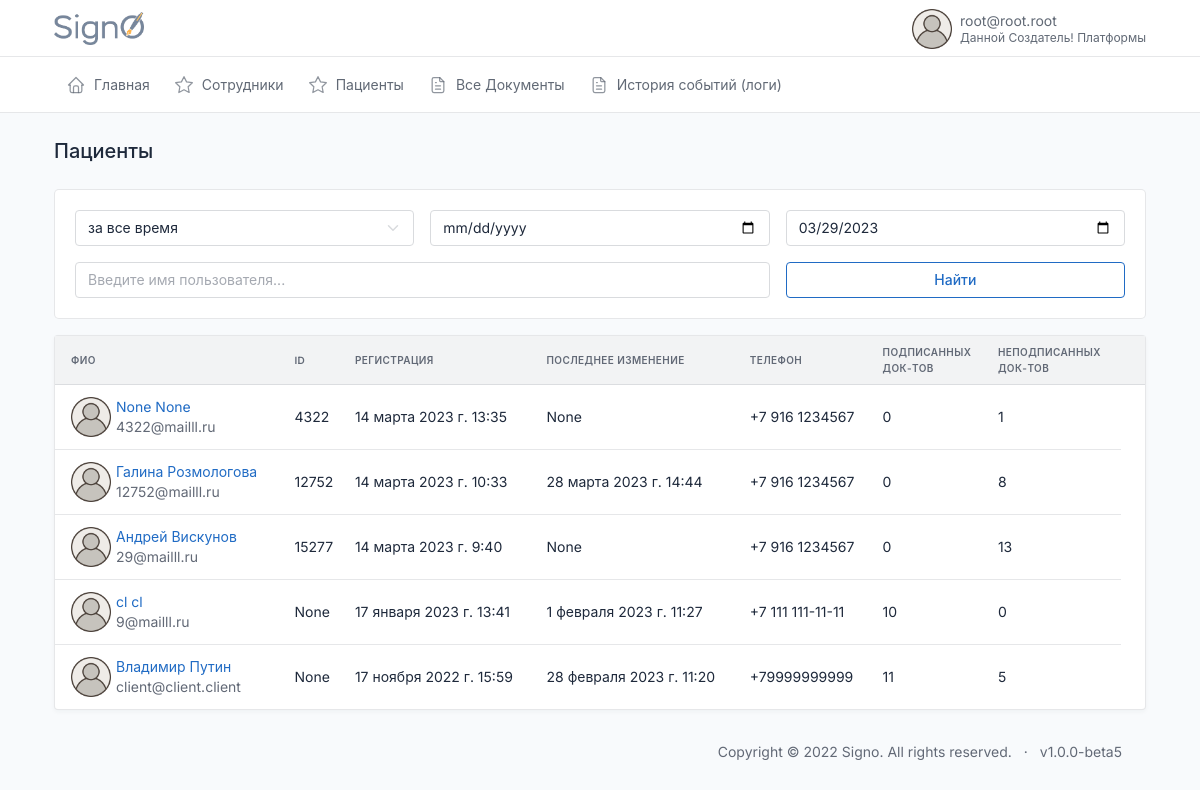
Page /id/users/ (signed in) on the earlier database version.
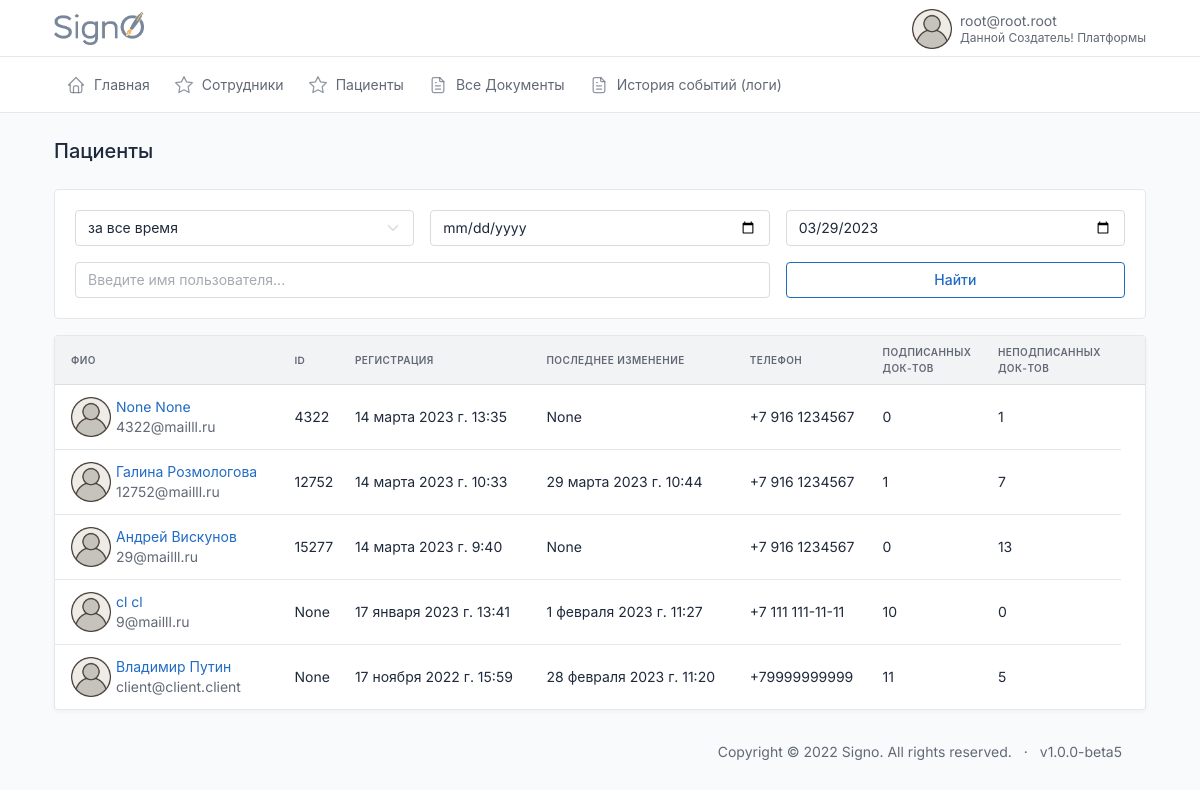
Same page on the later database version.
### users/models.py (models this page shows, shortened)
class CustomUser(AbstractBaseUser, PermissionsMixin):
    email = models.EmailField(max_length=254, unique=True, verbose_name='Электронная почта')
    first_name = models.CharField(u"Имя", max_length=100, blank=True, null=True)
    last_name = models.CharField(u"Фамилия", max_length=100, blank=True, null=True)
    patronymic = models.CharField(u"Отчество", max_length=100, blank=True, null=True)
    pasport_series = models.CharField(max_length=12, blank=True, verbose_name='Серия паспорта')
    pasport_number = models.CharField(max_length=12, blank=True, verbose_name='Номер паспорта')
    addres = models.CharField(max_length=240, blank=True, verbose_name='Адрес пользователя')
    user_profile_id = models.IntegerField(blank=True, verbose_name='ID пользователя', null=True)
    phone = models.CharField(max_length=24, verbose_name='Телефон')
    uniq_id = models.CharField(unique=True, max_length=12, blank=True, null=True, verbose_name='Уникальный ID')
    photo = models.ImageField(
        upload_to='users/%Y/%m/%d/',
        blank=True,
        default='../static/images/default_avatar.png',
        verbose_name='Аватар')
    is_active = models.BooleanField(default=True, verbose_name='Активирован')
    is_admin = models.BooleanField(default=False, verbose_name='Администратор')
    is_staff = models.BooleanField(_('staff status'), default=False)
    is_superuser = models.BooleanField(_('super user'), default=False)
    date_joined = models.DateTimeField(u'date joined', blank=True, null=True, default=timezone.now)
    last_login = models.DateTimeField(u'last login', blank=True, null=True)
    groups = models.ManyToManyField(Group, blank=True, null=True, verbose_name='Группы', related_name='groups')
    user_permissions = models.ManyToManyField(Permission, blank=True, null=True, verbose_name='Разрешения', related_name='user_permissions')
    date_of_birthday = models.DateField(blank=True, null=True, verbose_name='Дата Рождения')
    ADMINISTRATOR = 'AD'
    DOCTOR = 'DO'
    CLIENT = 'CL'
    DIRECTOR = 'DI'
    TYPE_ROLE = [
        (ADMINISTRATOR, 'Администратор'),
        (DOCTOR, 'Врач'),
        (CLIENT, 'Клиент'),
        (DIRECTOR, 'Руководитель')
    ]
    type = models.CharField(max_length=6, choices=TYPE_ROLE, default=CLIENT, verbose_name='Тип пользователя')
    ban = models.BooleanField(default=False, verbose_name='Уволен')
    ban_date = models.DateTimeField(verbose_name='дата увольнения', blank=True, null=True)
    ecp = models.BooleanField(default=False, verbose_name='Наличие ЭЦП')
    USERNAME_FIELD = 'email'
    REQUIRED_FIELDS = []
    objects = CustomUserManager()
    class Meta:
        verbose_name='Пользователь'
        verbose_name_plural='Пользователи'

### users/views.py (the view)
# urls.py: path('id/', include('users.urls')),
@login_required
def users(request):
    if request.user.type == 'ID':
        list_of_clients = Document.objects.filter(
            deleted=False,
            hidden=False
            ).values_list('recipient', flat=True)
    else:
        list_of_clients = list(Document.objects. \
                                filter(deleted=False, hidden=False). \
                                filter(Q(sender=request.user) | Q(founder=request.user)
                                ).distinct()
                                .values_list('recipient', flat=True))
    all_clients = CustomUser.objects.filter(id__in=list_of_clients)
    all_clients = annotate_users_with_number_of_signed_docs(
                                            all_clients,
                                            'recipient__recipient_status')
    clients = search_users(request, all_clients)
    clients = paginate_list(request, clients, 20)
    context = {
        'title': 'Пациенты', # don't touch! this value is used in template
        'users': clients,
    }
    return render (request, 'index/users.html', context=context)

### users/services.py (called while the page is built, shortened)
def search_users(request, all_users):
    search_name = request.GET.get('search')
    period = request.GET.get('period')
    user_type = request.GET.get('user_type')
    if period:
        start_date, end_date = get_dates(period, all_users)
        all_users = all_users.filter(date_joined__range=[start_date, end_date])
    if user_type:
        all_users = all_users.filter(type=user_type)
    sort_filter = request.GET.get('sort')
    if sort_filter:
        all_users = all_users.order_by(sort_filter)
    else:
        all_users = all_users.order_by('-date_joined')
    return all_users

### utils/services.py (called while the page is built)
def paginate_list(request, list, page_len):
    paginator = Paginator(list, page_len)
    page_number = request.GET.get('page')
    return paginator.get_page(page_number)

### index/templates/index/users.html
{%extends 'index.html'%}
{%block content%}
{% include 'common/_info_box_users.html' %}
{% if title == "Пациенты" %}
    {% include 'common/_clients_table.html' %}
{% else %}
    {% include 'common/_staff_table.html' %}
{% endif %}
{%endblock%}

### templates/common/_clients_table.html (shortened to what this page needs)
{% load static %}
{% load extra_tags %}
<div class="col-12">
    <div class="card">
      <div class="table-responsive">
        <table class="table table-vcenter card-table">
          <thead>
            <tr>
              <th id="th-last_name" class='sortable-table-header' onclick="filterByField('last_name')">ФИО</th>
              <th id="th-id" class='sortable-table-header' onclick="filterByField('id')">ID
              </th>
              <th id="th-date_joined" class='sortable-table-header' onclick="filterByField('date_joined')">Регистрация</th>
              <th id="th-last_login" class='sortable-table-header' onclick="filterByField('last_login')">Последнее изменение</th>
              {% if request.user.type != 'DO' %}
                <th>Телефон</th>
              {% endif %}
              <th id="th-signed_docs" class='sortable-table-header' onclick="filterByField('signed_docs')">Подписанных<br> док-тов</th>
              <th id="th-not_signed_docs" class='sortable-table-header' onclick="filterByField('not_signed_docs')">Неподписанных<br> док-тов</th>
              <th class="w-1"></th>
            </tr>
          </thead>
          <tbody class="lazy-loading-users">
          {% for user in users %}
          <tr class="lazy-row-users">
              <td>
                <div class="d-flex py-1 align-items-center">
                  {% if user.photo %}
                    <img width=40px height=40px src="{{user.photo.url}}" style="margin-right:5px">
                  {% endif %}
                <div class="flex-fill">
                      {% if request.user.type != 'DO' %}
                        <a href="{%url 'user' user.id%}"><div class="font-weight-medium">{{user.first_name}} {{user.last_name}}</div></a>
                      {% else %}
                        <div class="font-weight-medium">{{user.first_name}} {{user.last_name}}</div>
                      {% endif %}
                    <div class="text-muted">{{user.email}}</div>
                  </div>
                </div>
              </td>
              <td>
                <div>{{ user.uniq_id }}</div>
              </td>
              <td>
                <div>{{ user.date_joined }}</div>
              </td>
              <td>
                <div>{{ user.last_login }}</div>
              </td>
              {% if request.user.type != 'DO' %}
              <td>
                <div>{{ user.phone }}</div>
              </td>
              {% endif %}
              <td>
                <div>{{ user.signed_docs }}</div>
              </td>
              <td>
                <div>{{ user.not_signed_docs }}</div>
              </td>
            </tr>
          {% endfor %}
          </tbody>
        </table>
      </div>
    </div>
  </div>

Differences in the rows shown:
changed CustomUser "Галина": last_login "28 марта 2023 г. 14:44" → "29 марта 2023 г. 10:44"; signed_docs "0" → "1"; not_signed_docs "8" → "7"
